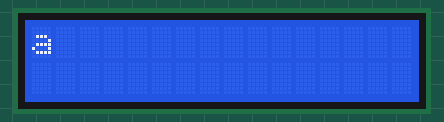
This sketch was run on a simulated Arduino Uno, built with avr-gcc and run on an emulated ATmega328P. Shown: 16×2 character LCD.

Above: at 0.22 s.
At 5.3 s:
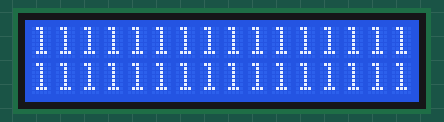
At 10.04 s:
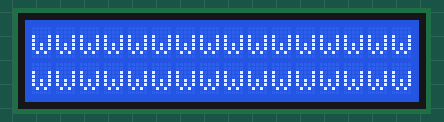
At 19.95 s:
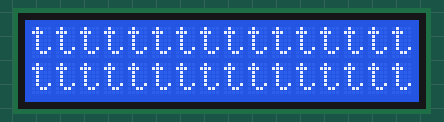
At 29.87 s:
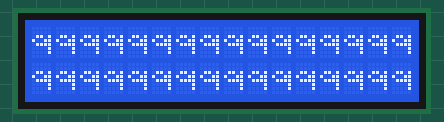
At 39.78 s:
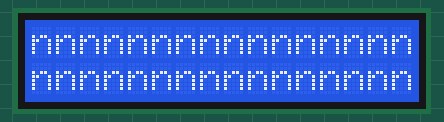

The sketch:

lcd_testing.ino
```cpp
//LCD Library
#include <LiquidCrystal.h>

//                RS,E,D4-D7
LiquidCrystal lcd(10, 12, 4, 5, 6, 7);

void setup() {
 lcd.begin(16, 2);
  lcd.clear();
}

void testRow(int row, String val){
  if(row == 0)
    lcd.clear();
  for(int k = 0; k < 16; k++){
    lcd.setCursor(k,row);
    lcd.print(val);
    delay(10);
  }
}

void testLCD(){
  char *testChars[] = {"a", "b", "c", "d", "e","f","g","h","i","j","k","l","m","n","o","p","q","r","s","t","u","v","w","x","y","z"};
  for(int i = 0; i < 26; i++){
    for(int j = 0; j < 2; j++){
      testRow(j,testChars[i]);
    }
    delay(100);
  }
  lcd.clear();

}

void loop() {
  // put your main code here, to run repeatedly:
  testLCD();
}
```
